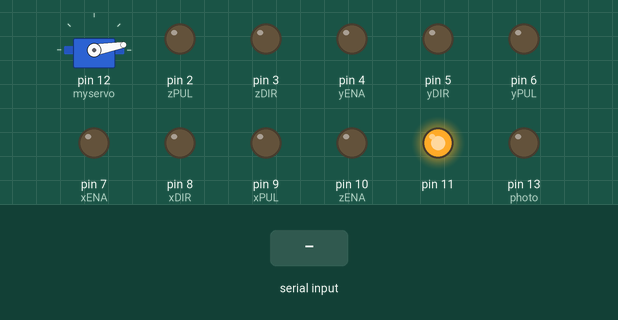
A sketch run on a simulated Arduino Uno, built with avr-gcc and run on an emulated ATmega328P. Parts: servo, output pins drawn as LEDs (lit = HIGH). Inputs (shaded band) come from the test bench. What the sketch prints to the serial monitor is not drawn.

Above: at 1.3 s.
1.4 s: "1" received over Serial
At 2.3 s:
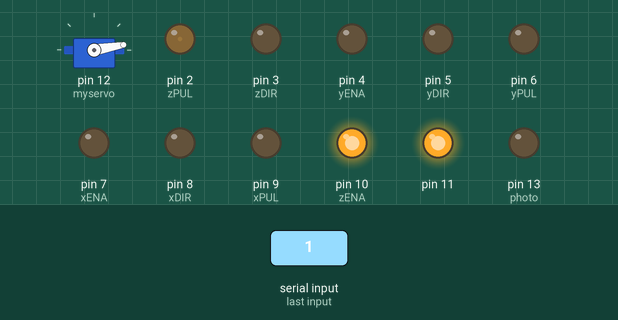
At 8.4 s:
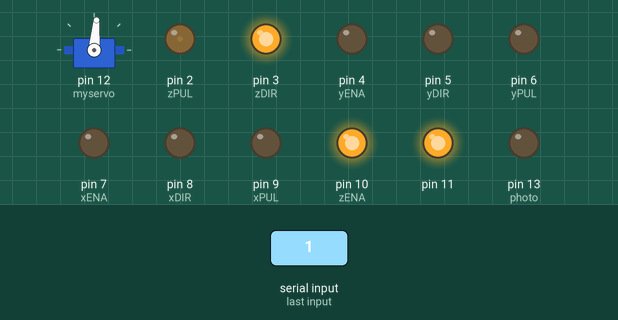
Timing chart, 0 to 13.4 s (numbered marks = the images above; inputs shaded):
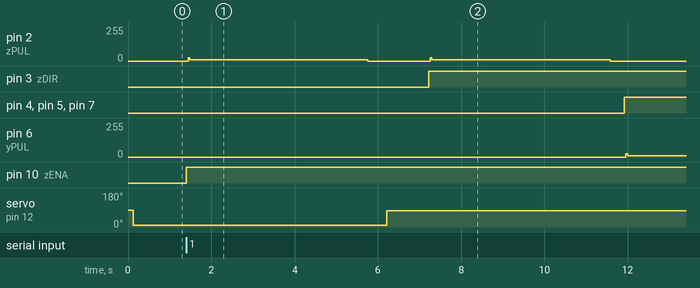

The sketch:

seedbot_v2.ino
```cpp
#include <Servo.h>
Servo myservo;
int x_input = 0, y_input = 0;
int x_actual = 1, y_actual = 1;
int mov_x = 0, mov_y = 0;
int count;
char serIn;

int pasos_mayor = 0;

int dir_x, dir_y;

//(ENA+ , DIR+ ,PUL+) entradas del driver a 5V del arduino
int mov_dir;
int n_pasos = 1000;
int xPUL = 9; //define Pulse pin negativo
int xDIR = 8; //define Direction pin negativo
int xENA = 7; //define Enable Pin negativo

int home_grid = 0;

int yPUL = 6; //define Pulse pin negativo
int yDIR = 5; //define Direction pin negativo
int yENA = 4; //define Enable Pin negativo

int zPUL = 2; //define Pulse pin negativo
int zDIR = 3; //define Direction pin negativo
int zENA = 10; //define Enable Pin negativo

int photo = 13;

int pos_init = 85, pos_fin = 10;
int seed = 1;

void setup() {
  digitalWrite(11, HIGH);
  myservo.attach(12);
  delay(125);
  myservo.write(pos_fin);
  pinMode(xPUL, OUTPUT);
  pinMode(xDIR, OUTPUT);
  pinMode(xENA, OUTPUT);
  pinMode(yPUL, OUTPUT);
  pinMode(yDIR, OUTPUT);
  pinMode(yENA, OUTPUT);
  pinMode(zPUL, OUTPUT);
  pinMode(zDIR, OUTPUT);
  pinMode(zENA, OUTPUT);
  pinMode(11, OUTPUT);

  pinMode(photo, OUTPUT);

  Serial.begin(9600);
}

void take_seed() {
  Serial.println(seed);
  switch(seed) {
    case 1:
      place(1, 1);
      break;
    case 2:
      place(2, 1);
      break;
    case 3:
      place(3, 1);
      break;
    case 4:
      place(4, 1);
      break;
    case 5:
      place(5, 1);
      break;
  }
}

void riego() {
  //Rociador
  digitalWrite(11, LOW);
  delay(1000);
  digitalWrite(11, HIGH);
}

void axis_z(int dir, int dM, int eM, int pM, int pasos) {
  for (int j=0; j<pasos; j++) {
    j = j + 1;
    if (dir == 1) {
      digitalWrite(dM,LOW);
      Serial.println('D');
    } else if (dir == 2) {
      digitalWrite(dM,HIGH);
      Serial.println('U');
    }
    digitalWrite(eM,HIGH);//Habilitas el driver, puedes jugar con este enable para ahorrar energia pero debes de conocer la estructura fisica para que no pierda posicion (despues te lo enseño)
    digitalWrite(pM,HIGH);//aqui los chingos de pulsos para que avance en pasitos
    delayMicroseconds(125);//con los delay les mueves a la velocidad del nema busca una velocidad de acuerdo a tu nema en la cual no pierda pasos (considera el peso de la estructura)
    digitalWrite(pM,LOW);//mas pinches pulsitos
    delayMicroseconds(125);
  }
  serIn = '{';
}

void open_grip() {
  for (int pos = 70; pos >= 0; pos -= 1) {
    // in steps of 1 degree
    myservo.write(pos);
    delay(15);
  }
  delay(100);
}

void close_grip() {
  for (int pos = 0; pos <= 70; pos += 1) {
    // in steps of 1 degree
    myservo.write(pos);
    delay(15);
  }
  delay(500);
}

void axis(int x_dir, int x_dM, int x_eM, int x_pM, int x_pasos, int y_dir, int y_dM, int y_eM, int y_pM, int y_pasos, int pasos_stop) {
  for (int i=0; i < pasos_stop; i++) {
    if (x_dir == 1) {
      digitalWrite(x_dM,LOW);
      Serial.println("F");
    } else if (x_dir == 2) {
      digitalWrite(x_dM,HIGH);
      Serial.println("B");
    }

    if (y_dir == 1) {
      digitalWrite(y_dM,LOW);
    } else if (y_dir == 2) {
      digitalWrite(y_dM,HIGH);
    }

    if (i <= x_pasos) {
      digitalWrite(x_eM,HIGH);
      digitalWrite(x_pM,HIGH);
      delayMicroseconds(125);
      digitalWrite(x_pM,LOW);
      delayMicroseconds(125);
    }

    if (i <= y_pasos) {
      digitalWrite(y_eM,HIGH);
      digitalWrite(y_pM,HIGH);
      delayMicroseconds(125);
      digitalWrite(y_pM,LOW);
      delayMicroseconds(125);
    }

  }
}

void place(int x, int y) {

  x_input = x;
  y_input = y;

  if (x_actual > x_input) {
    mov_x = (x_actual - x_input)*-1;
    dir_x = 2;
  } else if (x_input > x_actual) {
    mov_x = abs(x_actual - x_input);
    dir_x = 1;
  } else {
    mov_x = 0;
    dir_x = 1;
  }

  if (y_actual > y_input) {
    mov_y = (y_actual - y_input)*-1;
    dir_y = 1;
  } else if (y_input > y_actual) {
    mov_y = abs(y_actual - y_input);
    dir_y = 2;
  } else {
    mov_y = 0;
  }

  if (abs(mov_x*1700) > abs(mov_y*3580)) {
    pasos_mayor = abs(mov_x*1700);
  } else {
    pasos_mayor = abs(mov_y*3580);
  }

  axis(dir_x, xDIR, xENA, xPUL, abs(mov_x*1700), dir_y, yDIR, yENA, yPUL, abs(mov_y*3580), pasos_mayor);

  x_actual = x_input;
  y_actual = y_input;

  Serial.print("X: ");
  Serial.print(mov_x);

  Serial.print(" Y: ");
  Serial.println(mov_y);

  if(y_actual > 1) {
    /*digitalWrite(photo, HIGH);
    delay(800);
    digitalWrite(photo, LOW);*/
    axis_z(1, zDIR, zENA, zPUL, 2800);
    delay(500);
    //myservo.write(pos_init);
    //delay(1000);
    myservo.write(pos_fin);
    delay(500);
    axis_z(2, zDIR, zENA, zPUL, 2800);
    delay(100);
    riego();
  } else if (home_grid == 5) {
    home_grid = 0;
  } else {
    axis_z(1, zDIR, zENA, zPUL, 2800);
    delay(500);
    myservo.write(pos_init);
    delay(1000);
    axis_z(2, zDIR, zENA, zPUL, 2800);
    delay(100);
  }

}

void plant(int a, int b) {
  home_grid = 0;
  take_seed();
  delay(300);
  place(a, b);

  home_grid = 5;
  place(1,1);

  digitalWrite(xPUL, LOW);
  digitalWrite(xDIR, LOW);
  digitalWrite(xENA, LOW);

  digitalWrite(yPUL, LOW);
  digitalWrite(yDIR, LOW);
  digitalWrite(yENA, LOW);

  digitalWrite(zPUL, LOW);
  digitalWrite(zDIR, LOW);
  digitalWrite(zENA, LOW);
}

void grid() {

  Serial.flush();

  if (Serial.available()) {
    serIn = Serial.read();
  }
  //Grid A
  if (serIn == '!') {
    seed = 1;
    //place(1, 1);
  } else if (serIn == '#') {
    seed = 2;
    //place(2, 1);
  } else if (serIn == '$') {
    seed = 3;
    //place(3, 1);
  } else if (serIn == '%') {
    seed = 4;
    //place(4, 1);
  } else if (serIn == '&') {
    seed = 5;
    //place(5, 1);
  //Grid A
  } else if (serIn == '1') {
    plant(1, 2);
  } else if (serIn == '2') {
    plant(2, 2);
  } else if (serIn == '3') {
    plant(3, 2);
  } else if (serIn == '4') {
    plant(4, 2);
  } else if (serIn == '5') {
    plant(5, 2);
  //Grid B
  } else if (serIn == '6') {
    plant(1, 3);
  } else if (serIn == '7') {
    plant(2, 3);
  } else if (serIn == '8') {
    plant(3, 3);
  } else if (serIn == '9') {
    plant(4, 3);
  } else if (serIn == 'M') {
    plant(5, 3);
  //Grid C
  } else if (serIn == 'N') {
    plant(1, 4);
  } else if (serIn == 'O') {
    plant(2, 4);
  } else if (serIn == 'P') {
    plant(3, 4);
  } else if (serIn == 'Q') {
    plant(4, 4);
  } else if (serIn == 'R') {
    plant(5, 4);
  //Grid d
  } else if (serIn == 'S') {
    plant(1, 5);
  } else if (serIn == 'T') {
    plant(2, 5);
  } else if (serIn == 'U') {
    plant(3, 5);
  } else if (serIn == 'V') {
    plant(4, 5);
  } else if (serIn == 'W') {
    plant(5, 5);
  //Grid E
  } else if (serIn == 'X') {
    plant(1, 6);
  } else if (serIn == 'Y') {
    plant(2, 6);
  } else if (serIn == 'Z') {
    plant(3, 6);
  } else if (serIn == '-') {
    plant(4, 6);
  } else if (serIn == '+') {
    plant(5, 6);
  }
  //serIn = '{';
}

void loop() {
  grid();
}
```

Measured:
- after the input at 1.4 s, pin 2 (zPUL): 0/255 → 10/255 at once, → 0/255 4.3 s later, → 11/255 1.5 s later, → 0/255 4.3 s later; pin 3 (zDIR): LOW → HIGH after 5.8 s; pin 4 (yENA), pin 5 (yDIR), pin 7 (xENA): LOW → HIGH after 10.5 s; pin 6 (yPUL): 0/255 → 11/255 after 10.6 s; pin 10 (zENA): LOW → HIGH at once
